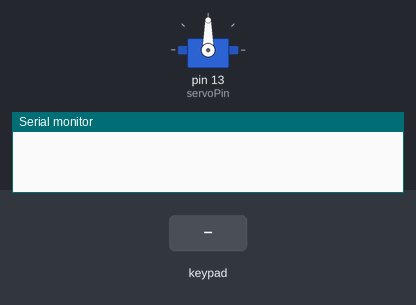
This sketch was run on a simulated Arduino Uno, built with avr-gcc and run on an emulated ATmega328P. Parts: servo, the last lines printed to the serial monitor. Inputs (shaded band) come from the test bench. Random numbers use the default seed unless the sketch sets one.

Above: at 2.2 s.
2.3 s: key 'A' pressed
At 4.9 s:
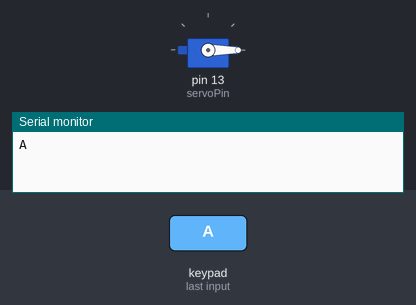
5.3 s: key 'B' pressed
At 8.2 s:
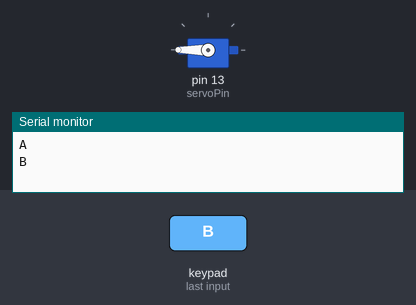
8.3 s: keypad keys 9 8 7 6 A pressed 0.4 s apart
At 10.37 s:
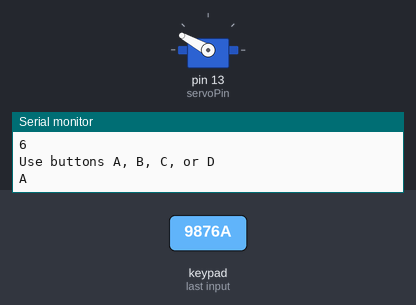
11.8 s: key 'C' pressed
Timing chart, 0 to 15.8 s (numbered marks = the images above; inputs shaded):
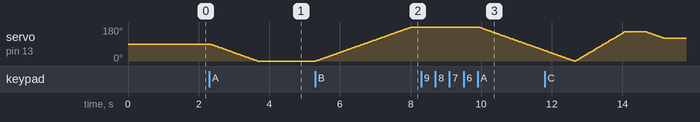

The sketch:

sketch_cattoy.ino
```cpp
#include <Keypad.h>
#include <Servo.h>

const byte ROWS = 4;
const byte COLS = 4;
const int servoPin = 13;
int startPos = 90;

Servo myservo;

char hexaKeys[ROWS][COLS] = {
  {'1','2','3','A'},
  {'4','5','6','B'},
  {'7','8','9','C'},
  {'*','0','#','D'}
};
byte rowPins[ROWS] = {9, 8, 7, 6};
byte colPins[COLS] = {5, 4, 3, 2};

Keypad customKeypad = Keypad(makeKeymap(hexaKeys), rowPins, colPins, ROWS, COLS);

void moveServo(int targetPos, int stepDelay = 15) {
  if (targetPos > startPos) {
    for (int pos = startPos; pos <= targetPos; pos++) {
      myservo.write(pos);
      delay(stepDelay);
    }
  } else if (targetPos < startPos) {
    for (int pos = startPos; pos >= targetPos; pos--) {
      myservo.write(pos);
      delay(stepDelay);
    }
  }
  startPos = targetPos;
}

void swingLeft() {
  moveServo(0);
}

void swingRight() {
  moveServo(180);
}

void autoPlay() {
  for (int i = 0; i < 15; i++) {
    int randomPos = random(0, 181);
    moveServo(randomPos, random(5, 20));
    delay(random(500, 1500));
  }
  reset();
}

void reset() {
  Serial.println("Resetting to center...");
  moveServo(90);
}

void setup() {
  Serial.begin(9600);
  myservo.attach(servoPin);
  myservo.write(startPos);
  delay(1000);
}

void loop() {
  char customKey = customKeypad.getKey();

  if (customKey) {
    Serial.println(customKey);

    switch(customKey) {
      case 'A':
        swingLeft();
        break;
      case 'B':
        swingRight();
        break;
      case 'C':
        autoPlay();
        break;
      case 'D':
        reset();
        break;
      default:
        Serial.println("Use buttons A, B, C, or D");
        break;
    }
  }
}
```

Measured:
- after the input at 2.3 s, servo on pin 13 (servoPin): moves from 90° to 0° over 1.3 s, starting at once
- after the input at 5.3 s, servo on pin 13 (servoPin): moves from 0° to 180° over 2.7 s, starting at once
- after the input at 8.3 s, servo on pin 13 (servoPin): moves from 180° to 55° over 1.9 s, starting after 1.6 s
